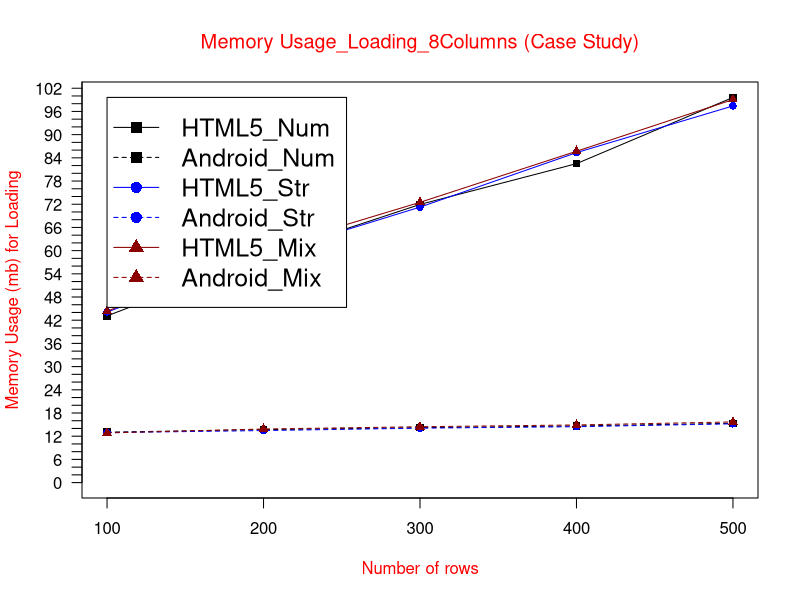

R code for this plot:
data <- read.table("(CS)MUloading8col.txt", header = TRUE)

max_y <- max(data)
plot_colors <- c("black", "blue", "red4")
png(filename="(CS)MUloading8col.png", height = 1000, width = 1450, bg = "white")
plot(data$HTML5_Num, type = "o", col = plot_colors[1], pch=15,  ylim=c(0,max_y), axes=FALSE, ann=FALSE)
axis(1, at=1:5, lab=c("100", "200", "300", "400", "500"))
axis(2, las=1, at=2*0:max_y, cex.axis = 1)

box()
lines(data$Android_Num, type="o", pch=15, lty=2, col=plot_colors[1])
lines(data$HTML5_Str, type="o", pch=16, lty=1,  col=plot_colors[2])
lines(data$Android_Str, type="o", pch=16, lty=2,  col=plot_colors[2])   
lines(data$HTML5_Mix, type="o", pch=17, lty=1, col=plot_colors[3])
lines(data$Android_Mix, type="o", pch=17, lty=2,   col=plot_colors[3])

title(main="Memory Usage_Loading_8Columns (Case Study)", col.main="red", font.main=6)
title(xlab= "Number of rows", col.lab="red")
title(ylab= "Memory Usage (mb) for Loading", col.lab="red")
legend(1, max_y, names(data), cex=1.5, col=c("black", "black","blue", "blue","red4","red4"), pch=c(15,15,16,16,17,17), lty=c(1,2,1,2,1,2));

dev.off()
